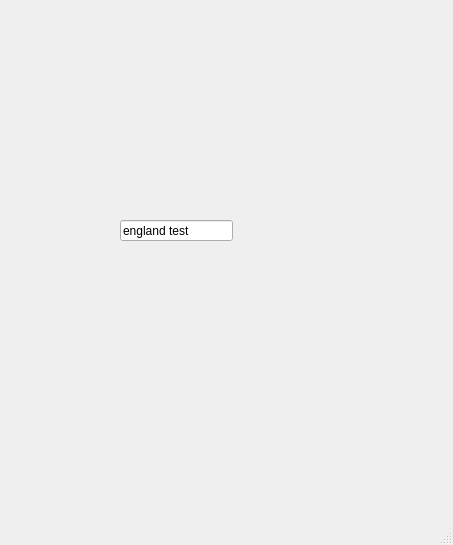
<?xml version="1.0" encoding="UTF-8"?>
<ui version="4.0">
 <class>MainWindow</class>
 <widget class="QMainWindow" name="MainWindow">
  <property name="geometry">
   <rect>
    <x>0</x>
    <y>0</y>
    <width>453</width>
    <height>545</height>
   </rect>
  </property>
  <property name="windowTitle">
   <string>MainWindow</string>
  </property>
  <widget class="QWidget" name="centralwidget">
   <widget class="QLineEdit" name="lineEdit">
    <property name="geometry">
     <rect>
      <x>120</x>
      <y>220</y>
      <width>113</width>
      <height>21</height>
     </rect>
    </property>
    <property name="text">
     <string>england test</string>
    </property>
   </widget>
  </widget>
  <widget class="QMenuBar" name="menubar">
   <property name="geometry">
    <rect>
     <x>0</x>
     <y>0</y>
     <width>453</width>
     <height>24</height>
    </rect>
   </property>
  </widget>
  <widget class="QStatusBar" name="statusbar"/>
 </widget>
 <resources/>
 <connections/>
</ui>
